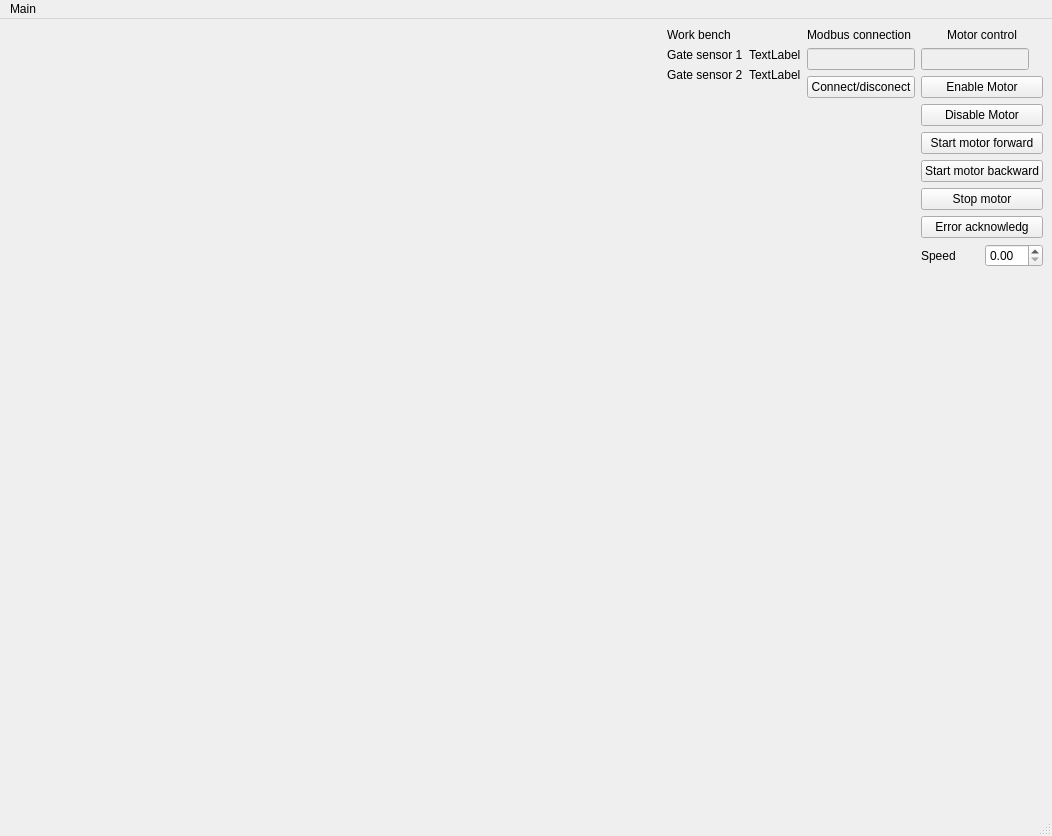
<?xml version="1.0" encoding="UTF-8"?>
<ui version="4.0">
 <class>MainWindow</class>
 <widget class="QMainWindow" name="MainWindow">
  <property name="geometry">
   <rect>
    <x>0</x>
    <y>0</y>
    <width>1052</width>
    <height>836</height>
   </rect>
  </property>
  <property name="windowTitle">
   <string>MainWindow</string>
  </property>
  <widget class="QWidget" name="centralwidget">
   <property name="minimumSize">
    <size>
     <width>800</width>
     <height>0</height>
    </size>
   </property>
   <property name="layoutDirection">
    <enum>Qt::LayoutDirection::LeftToRight</enum>
   </property>
   <layout class="QHBoxLayout" name="horizontalLayout">
    <item>
     <spacer name="horizontalSpacer">
      <property name="orientation">
       <enum>Qt::Orientation::Horizontal</enum>
      </property>
      <property name="sizeHint" stdset="0">
       <size>
        <width>40</width>
        <height>20</height>
       </size>
      </property>
     </spacer>
    </item>
    <item>
     <layout class="QVBoxLayout" name="verticalLayout">
      <item>
       <layout class="QHBoxLayout" name="horizontalLayout_5">
        <item>
         <widget class="QLabel" name="label_4">
          <property name="text">
           <string>Work bench</string>
          </property>
         </widget>
        </item>
       </layout>
      </item>
      <item>
       <layout class="QHBoxLayout" name="horizontalLayout_14">
        <item>
         <widget class="QLabel" name="gate_sensor_1_label">
          <property name="text">
           <string>Gate sensor 1</string>
          </property>
         </widget>
        </item>
        <item>
         <widget class="QLabel" name="gate_sensor_1_indicator">
          <property name="text">
           <string>TextLabel</string>
          </property>
         </widget>
        </item>
       </layout>
      </item>
      <item>
       <layout class="QHBoxLayout" name="horizontalLayout_15">
        <item>
         <widget class="QLabel" name="gate_sensor_2_label">
          <property name="text">
           <string>Gate sensor 2</string>
          </property>
         </widget>
        </item>
        <item>
         <widget class="QLabel" name="gate_sensor_2_indicator">
          <property name="autoFillBackground">
           <bool>false</bool>
          </property>
          <property name="text">
           <string>TextLabel</string>
          </property>
         </widget>
        </item>
       </layout>
      </item>
      <item>
       <spacer name="verticalSpacer_3">
        <property name="orientation">
         <enum>Qt::Orientation::Vertical</enum>
        </property>
        <property name="sizeHint" stdset="0">
         <size>
          <width>20</width>
          <height>40</height>
         </size>
        </property>
       </spacer>
      </item>
     </layout>
    </item>
    <item>
     <layout class="QVBoxLayout" name="verticalLayout_3">
      <item>
       <layout class="QHBoxLayout" name="horizontalLayout_6">
        <item>
         <widget class="QLabel" name="Modbus_connection_label">
          <property name="text">
           <string>Modbus connection</string>
          </property>
         </widget>
        </item>
       </layout>
      </item>
      <item>
       <layout class="QHBoxLayout" name="horizontalLayout_12">
        <item>
         <widget class="QLineEdit" name="Modbus_status_word_lineEdit">
          <property name="enabled">
           <bool>false</bool>
          </property>
          <property name="sizePolicy">
           <sizepolicy hsizetype="Maximum" vsizetype="Fixed">
            <horstretch>0</horstretch>
            <verstretch>0</verstretch>
           </sizepolicy>
          </property>
          <property name="maximumSize">
           <size>
            <width>16777213</width>
            <height>16777215</height>
           </size>
          </property>
         </widget>
        </item>
       </layout>
      </item>
      <item>
       <layout class="QHBoxLayout" name="horizontalLayout_8">
        <item>
         <widget class="QPushButton" name="Modbus_con_discon_pushButton">
          <property name="text">
           <string>Connect/disconect</string>
          </property>
         </widget>
        </item>
       </layout>
      </item>
      <item>
       <spacer name="verticalSpacer_2">
        <property name="orientation">
         <enum>Qt::Orientation::Vertical</enum>
        </property>
        <property name="sizeHint" stdset="0">
         <size>
          <width>20</width>
          <height>40</height>
         </size>
        </property>
       </spacer>
      </item>
     </layout>
    </item>
    <item>
     <layout class="QVBoxLayout" name="verticalLayout_2">
      <item>
       <widget class="QLabel" name="Motor_status_word_label_2">
        <property name="text">
         <string>Motor control</string>
        </property>
        <property name="alignment">
         <set>Qt::AlignmentFlag::AlignCenter</set>
        </property>
       </widget>
      </item>
      <item>
       <widget class="QLineEdit" name="Motor_status_word_lineEdit">
        <property name="enabled">
         <bool>false</bool>
        </property>
        <property name="sizePolicy">
         <sizepolicy hsizetype="Maximum" vsizetype="Fixed">
          <horstretch>0</horstretch>
          <verstretch>0</verstretch>
         </sizepolicy>
        </property>
        <property name="text">
         <string/>
        </property>
       </widget>
      </item>
      <item>
       <layout class="QHBoxLayout" name="horizontalLayout_9">
        <item>
         <widget class="QPushButton" name="MotorEnable_pushButton">
          <property name="text">
           <string>Enable Motor</string>
          </property>
         </widget>
        </item>
       </layout>
      </item>
      <item>
       <layout class="QHBoxLayout" name="horizontalLayout_10">
        <item>
         <widget class="QPushButton" name="MotorDisable_pushButton">
          <property name="text">
           <string>Disable Motor</string>
          </property>
         </widget>
        </item>
       </layout>
      </item>
      <item>
       <layout class="QHBoxLayout" name="horizontalLayout_4">
        <item>
         <widget class="QPushButton" name="MotorStartForward_PushButton">
          <property name="text">
           <string>Start motor forward</string>
          </property>
         </widget>
        </item>
       </layout>
      </item>
      <item>
       <layout class="QHBoxLayout" name="horizontalLayout_11">
        <item>
         <widget class="QPushButton" name="MotorStartBackward_PushButton">
          <property name="text">
           <string>Start motor backward</string>
          </property>
         </widget>
        </item>
       </layout>
      </item>
      <item>
       <layout class="QHBoxLayout" name="horizontalLayout_3">
        <item>
         <widget class="QPushButton" name="MotorStop_PushButton">
          <property name="text">
           <string>Stop motor</string>
          </property>
         </widget>
        </item>
       </layout>
      </item>
      <item>
       <layout class="QHBoxLayout" name="horizontalLayout_7">
        <item>
         <widget class="QPushButton" name="ErrorAcknow_PushButton">
          <property name="text">
           <string>Error acknowledg</string>
          </property>
         </widget>
        </item>
       </layout>
      </item>
      <item>
       <layout class="QHBoxLayout" name="horizontalLayout_2">
        <item>
         <widget class="QLabel" name="MotorSpeed_Label">
          <property name="text">
           <string>Speed</string>
          </property>
         </widget>
        </item>
        <item>
         <widget class="QDoubleSpinBox" name="MotorSpeed_DoubleSpinBox"/>
        </item>
       </layout>
      </item>
      <item>
       <spacer name="verticalSpacer">
        <property name="orientation">
         <enum>Qt::Orientation::Vertical</enum>
        </property>
        <property name="sizeHint" stdset="0">
         <size>
          <width>20</width>
          <height>40</height>
         </size>
        </property>
       </spacer>
      </item>
     </layout>
    </item>
   </layout>
  </widget>
  <widget class="QMenuBar" name="menubar">
   <property name="geometry">
    <rect>
     <x>0</x>
     <y>0</y>
     <width>1052</width>
     <height>22</height>
    </rect>
   </property>
   <widget class="QMenu" name="menuMain">
    <property name="title">
     <string>Main</string>
    </property>
   </widget>
   <addaction name="menuMain"/>
  </widget>
  <widget class="QStatusBar" name="statusbar"/>
 </widget>
 <resources/>
 <connections/>
</ui>
